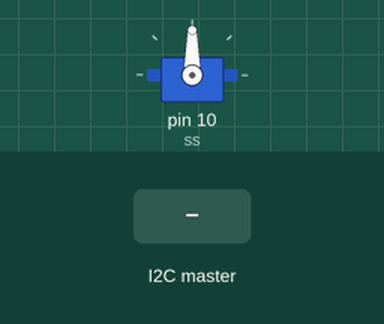
The sketch below on a simulated Arduino Uno, built with avr-gcc and run on an emulated ATmega328P. Shown: servo. The inputs (shaded band) are chosen by the test bench. What the sketch prints to the serial monitor is not drawn.

Above: at 1.2 s.
1.3 s: the I2C master sends the byte 1
At 2.0 s:
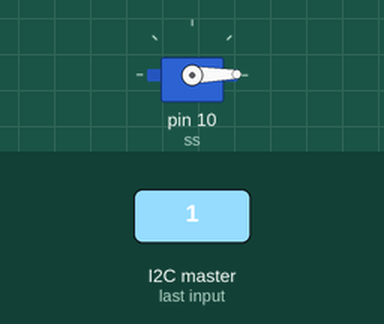
2.8 s: the I2C master sends the byte 200
At 3.1 s:
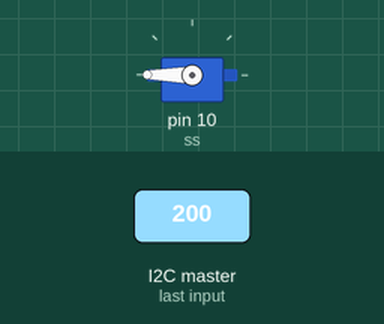
4.3 s: the I2C master sends the byte 90
At 5.5 s:
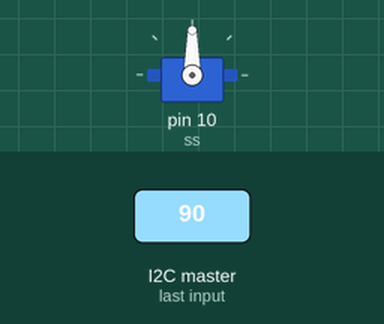
Timing chart, 0 to 7.3 s (numbered marks = the images above; inputs shaded):
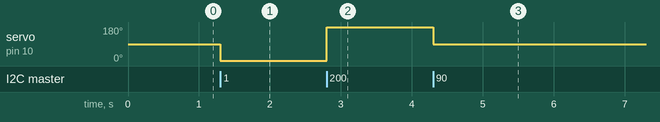

The sketch:

i2c_servo_slave.ino
```cpp
// C++ code
//slave
#include<Wire.h>
#include<Servo.h>
int rr;
Servo ss;
void setup()
{
  Wire.begin(8);
  Wire.onRequest(reqq);
  Wire.onReceive(recc);
 // Wire.write("ttest");
  Serial.begin(9600);
  ss.attach(10);

}

void loop()
{
  //Wire.onRequest(reqq);
 // Wire.onRequest(reqq);
  //while(Wire.available()){
  //char cas=Wire.read();
  //  Serial.print(cas);

 // }
     delay(100);
 }
void reqq(){
  rr=analogRead(A1);
  byte ass = map(rr,0,1023,0,180);
  //rr=map(rr,0,1023,0,180);
  Wire.write(ass);
  //Wire.write("ttest\n");
  Serial.print(ass);
  Serial.write("sent\n");
  delay(100);
  //Serial.write("sent");
}
void recc(int man){
  if(Wire.available()){
  byte asa= Wire.read();
    Serial.print(asa);
    ss.write(asa);
    Serial.print("Receive /n");
    delay(100);
  }

}
```

Measured:
- after the input at 1.3 s, servo on pin 10 (ss): 90° → 1° at once
- after the input at 2.8 s, servo on pin 10 (ss): 1° → 180° at once
- after the input at 4.3 s, servo on pin 10 (ss): 180° → 90° at once
